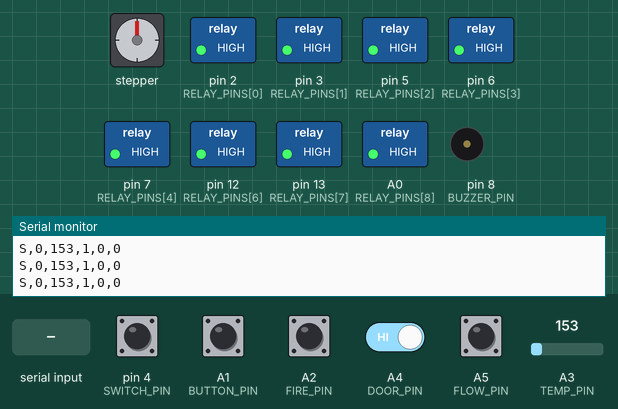
This sketch was run on a simulated Arduino Uno, built with avr-gcc and run on an emulated ATmega328P. Shown: stepper motor, switched loads named in the sketch (green lamp = pin HIGH), buzzer (waves = sounding), the last lines printed to the serial monitor. Wiring (inferred from the names in the program): stepper motor (2048 steps per turn assumed): coils pin 8, pin 9, pin 10, pin 11. Inputs (shaded band) come from the test bench; at power-on: A1 (BUTTON_PIN), A2 (FIRE_PIN), A4 (DOOR_PIN), A5 (FLOW_PIN), pin 4 (SWITCH_PIN) HIGH, A3 (TEMP_PIN) = 153. Pins used as bus, display or sensor lines are not drawn.

Above: at 2.0 s.
2.1 s: "A" received over Serial
At 2.17 s:
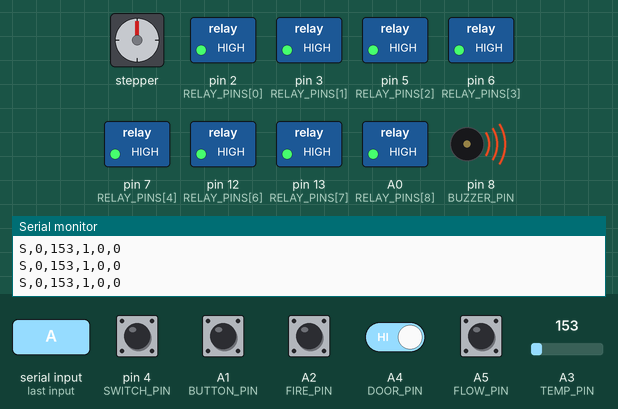
5.1 s: A1 (BUTTON_PIN) pulled LOW for 0.15 s
At 5.4 s:
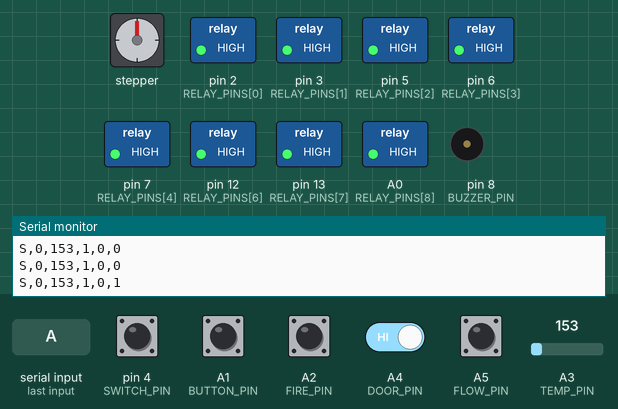
6.7 s: A2 (FIRE_PIN) pulled LOW for 1 s
At 7.15 s:
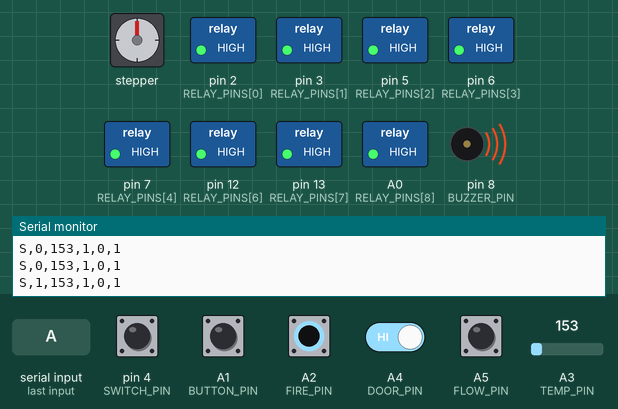
10.1 s: A1 (BUTTON_PIN) pulled LOW for 1 s
Timing chart, 0 to 13.1 s (numbered marks = the images above; inputs shaded):
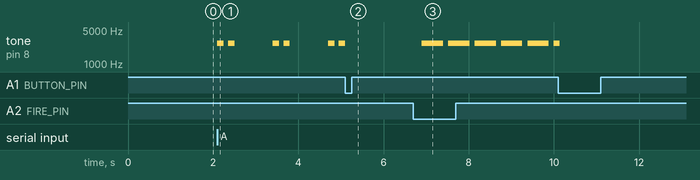

Measured:
- after the input at 2.1 s, tone on pin 8 (BUZZER_PIN): silent → 2700 Hz at once, then repeats every 1.3 s: silent 0.10 s, 2700 Hz 0.15 s, silent 0.90 s, 2700 Hz 0.15 s
- after the input at 5.1 s, tone on pin 8 (BUZZER_PIN): goes on until 5.1 s, then stays silent
- after the input at 6.7 s, tone on pin 8 (BUZZER_PIN): alternates 2700 Hz for 0.50 s and silent for 0.12 s, starting after 0.20 s

The sketch:

laser_stack_light.ino
```cpp
// Beacon - Arduino Uno R3 stack light + buzzer + relays + safety inputs
// Listens over USB (9600 baud) for the Beacon app's messages:
//   'B' Running        -> RED solid
//   'P' Paused         -> RED + GREEN (both on)
//   'R' Ready          -> GREEN solid
//   'F' Framing        -> GREEN blinking   'f' -> GREEN solid  (blink off in app)
//   'D' Disconnected   -> RED slow blink   'd' -> both off     (blink off in app)
//   'U' Not found      -> both off
//   "K" + 4 hex digits -> extra relays, one bit per relay in RELAY_PINS order
//   'A' / 'a'          -> app alarm on / off (too hot, no exhaust, stuck job...)
//   'C'                -> attention beeps (nobody at the PC while the laser runs)
//   'X'                -> silence the alarm (from the app's banner or Telegram)
// If nothing arrives for 5 s (app closed, PC asleep) the lights and relays
// switch off, so nothing is left running. The fire alarm keeps working.
//
// Every 250 ms the board reports its inputs back to the app:
//   S,<fire>,<temperature raw 0-1023>,<lid open>,<flow>,<button presses>
//
// Buzzer: short beeps only when something happens, never a constant tone.
//   Job finished               -> 3 quick beeps
//   Job paused                 -> 1 beep
//   Laser disconnected mid-job -> 3 long beeps
//   Alarm from the app         -> repeating double beep until silenced
//   FIRE                       -> loud siren + red flashing until silenced
// The on/off switch mutes the everyday beeps. Alarms sound even when it's off.
// Flipping it on gives a tiny chirp so you know it's armed.
//
// Wiring (stack light has one shared + wire, separate red and green returns,
// so the Arduino switches each return to ground):
//   Stack light common wire -> + of the light's power supply (e.g. 12/24 V)
//   Light supply  -        -> Arduino GND (grounds must be joined)
//   Red return wire        -> driver output 1 (switch to GND), input from pin 10
//   Green return wire      -> driver output 2 (switch to GND), input from pin 9
//     Driver: a ULN2003 / ULN2803 board is easiest (IN1/IN2 from the pins,
//     OUT1/OUT2 to the light, GND to GND). Relay boards work too (see OUTPUT_ON).
//   Buzzer  +  -> pin 8, buzzer - -> GND  (5 V piezo buzzer)
//   Switch     -> pin 4 and GND (no resistor needed). Closed = buzzer on.
//   Extra relays -> D2 D3 D5 D6 D7 D11 D12 D13 A0 to the relay boards' IN pins.
//     More than 2-3 relay coils draw too much for the Uno's 5V pin: power the
//     relay boards from their own 5 V supply (JD-VCC) and join its GND to the
//     Arduino GND. D13 blinks at reset, so a relay on it clicks briefly at
//     power-up/upload: put something harmless there.
//
// Safety inputs (switch them on in Beacon > Settings > Alerts & safety):
//   A1  Push button   -> A1 and GND. Silences an alarm; otherwise does what
//                         Settings picks (mute, or toggle a relay).
//   A2  Fire / smoke  -> a flame sensor module's DO pin (VCC 5V, GND), or a
//                         smoke alarm's relay contact between A2 and GND.
//                         Detection must pull A2 LOW (see FIRE_ACTIVE).
//   A3  Temperature   -> LM35 or TMP36: + to 5V, - to GND, middle (Vout) to A3.
//   A4  Lid / door    -> a switch between A4 and GND that is CLOSED when the
//                         lid is shut (a magnetic reed switch is ideal).
//   A5  Flow          -> exhaust air-flow or chiller water-flow switch between
//                         A5 and GND that is CLOSED while there's flow.
// Nothing connected reads as "no fire" and "button not pressed".
//
// Sensor alerts are an extra aid, not a certified safety system. Never leave
// a running laser unattended.
//
// If the light runs on mains (110/230 V AC) do NOT use a transistor: use a
// relay or SSR module per colour, and set OUTPUT_ON below to match it.

// ---- Settings -------------------------------------------------------------
const int RED_PIN    = 10;
const int GREEN_PIN  = 9;
const int BUZZER_PIN = 8;
const int SWITCH_PIN = 4;

const int BUTTON_PIN = A1;
const int FIRE_PIN   = A2;
const int TEMP_PIN   = A3;
const int DOOR_PIN   = A4;
const int FLOW_PIN   = A5;

// The level the fire input shows when it detects fire. Most flame sensor
// modules and alarm relay contacts pull LOW. Keep LOW so an unplugged
// sensor (pulled HIGH) never sets off the alarm.
const int FIRE_ACTIVE = LOW;

// HIGH for ULN2003 / MOSFET / transistor / most SSRs.
// LOW for the common blue relay boards that switch on with a LOW input.
// (With mechanical relays, turn "Blink" off in the app to save the relays.)
// Beacon's "Install on Arduino" button builds this both ways (BEACON_OUTPUT_ON);
// in the Arduino IDE, change LOW here.
#ifndef BEACON_OUTPUT_ON
#define BEACON_OUTPUT_ON LOW
#endif
const int OUTPUT_ON = BEACON_OUTPUT_ON;

// Extra relays (fan, air assist, ...) switched from the app. Same on-level
// as the stack light relays.
const int RELAY_PINS[] = {2, 3, 5, 6, 7, 11, 12, 13, A0};
const int RELAY_COUNT = sizeof(RELAY_PINS) / sizeof(RELAY_PINS[0]);

// true  = passive buzzer (needs a tone; most small piezo discs)
// false = active buzzer (beeps by itself when powered)
// (BEACON_PASSIVE_BUZZER: set by Beacon's "Install on Arduino" button.)
#ifndef BEACON_PASSIVE_BUZZER
#define BEACON_PASSIVE_BUZZER true
#endif
const bool PASSIVE_BUZZER = BEACON_PASSIVE_BUZZER;
const unsigned int BUZZ_HZ = 2700;

// TIMEOUT_MS: silence from the app this long switches lights and relays off.
// REPORT_MS: how often the inputs are reported back to the app.
const unsigned long TIMEOUT_MS = 5000;
const unsigned long REPORT_MS = 250;

// Beep patterns in ms: on, off, on, off ... ending with 0
// A pattern is played by updateSound(): even steps are buzzer-on times, odd
// steps buzzer-off times, and the 0 marks the end.
const unsigned int SND_DONE[]   = {110, 90, 110, 90, 110, 0};
const unsigned int SND_PAUSED[] = {180, 0};
const unsigned int SND_LOST[]   = {400, 200, 400, 200, 400, 0};
const unsigned int SND_CHIRP[]  = {40, 0};
const unsigned int SND_ATTN[]   = {80, 80, 80, 80, 80, 0};
const unsigned int SND_ALARM[]  = {150, 100, 150, 900, 0};   // repeats while on
const unsigned int SND_FIRE[]   = {500, 120, 0};             // repeats while on

// ---- State ----------------------------------------------------------------
// state: the last status letter received. lastMsg / gotAny: for the timeout.
// inJob: Running or Paused was seen, so a later Ready means "job finished".
char state = 'U';
unsigned long lastMsg = 0;
bool gotAny = false;
bool inJob = false;           // a job was running or paused

unsigned int relayMask = 0;   // bit i = RELAY_PINS[i] on
int hexLeft = 0;              // hex digits still expected after 'K'
unsigned int hexValue = 0;

bool buzzerEnabled = false;

bool appAlarm = false;        // 'A' from the app
bool fireAlarm = false;       // latched until silenced and the sensor is clear
bool silenced = false;        // alarm silenced (button or 'X')
unsigned int presses = 0;
unsigned long lastReport = 0;

const unsigned int* snd = NULL;
bool sndLoud = false;         // alarm sounds ignore the mute switch
byte sndStep = 0;
unsigned long sndAt = 0;

// A debounced input
// Mechanical switches "bounce" (flicker on/off for a few ms when pressed), so a
// new level only counts once it has been steady for a while. reading = the
// latest raw level, stable = the accepted level, changed = when reading last
// changed.
struct Input {
  int pin;
  int reading, stable;
  unsigned long changed;
};
Input sw     = {SWITCH_PIN, HIGH, HIGH, 0};
Input button = {BUTTON_PIN, HIGH, HIGH, 0};
Input fire   = {FIRE_PIN,   HIGH, HIGH, 0};
Input door   = {DOOR_PIN,   HIGH, HIGH, 0};
Input flow   = {FLOW_PIN,   HIGH, HIGH, 0};

// true when the input settled on a new level
bool debounce(Input& in, unsigned long now, unsigned long ms) {
  int r = digitalRead(in.pin);
  if (r != in.reading) {
    in.reading = r;
    in.changed = now;
  }
  if (r != in.stable && now - in.changed > ms) {
    in.stable = r;
    return true;
  }
  return false;
}

// ---- Buzzer ---------------------------------------------------------------
// A passive buzzer needs a square wave (tone) to make a sound; an active one
// beeps by itself when powered.
void buzz(bool on) {
  if (PASSIVE_BUZZER) {
    if (on) tone(BUZZER_PIN, BUZZ_HZ); else noTone(BUZZER_PIN);
  } else {
    digitalWrite(BUZZER_PIN, on ? HIGH : LOW);
  }
}

// Sound player: one pattern at a time. "Loud" patterns are alarms: they repeat,
// override the everyday beeps and ignore the mute switch.
void stopSound() {
  snd = NULL;
  buzz(false);
}

void start(const unsigned int* pattern, bool loud) {
  snd = pattern;
  sndLoud = loud;
  sndStep = 0;
  sndAt = millis();
  buzz(true);
}

// An alarm (fire, or one raised by the app) that hasn't been silenced yet.
bool alarmSounding() {
  return (fireAlarm || appAlarm) && !silenced;
}

// An everyday beep: only when the buzzer switch is on and no alarm is busy.
void play(const unsigned int* pattern) {
  if (!buzzerEnabled || alarmSounding()) return;
  start(pattern, false);
}

// Called every loop: starts or stops the alarm sound as needed, then moves the
// current pattern on when its step's time is up (never blocks, so the lights
// and serial keep working while it beeps).
void updateSound(unsigned long now) {
  // Alarms take over the buzzer and repeat until silenced
  const unsigned int* alarm = !alarmSounding() ? NULL : (fireAlarm ? SND_FIRE : SND_ALARM);
  if (alarm != NULL && snd != alarm) start(alarm, true);
  if (alarm == NULL && sndLoud) stopSound();
  if (snd == NULL) return;
  if (!sndLoud && !buzzerEnabled) { stopSound(); return; }
  if (now - sndAt < snd[sndStep]) return;
  sndAt = now;
  sndStep++;
  if (snd[sndStep] == 0) {
    if (sndLoud) { sndStep = 0; buzz(true); }   // alarms loop
    else stopSound();
    return;
  }
  buzz(sndStep % 2 == 0);     // even steps are "on"
}

// ---- Inputs ---------------------------------------------------------------
// The button or 'X': stop the alarm sound. A fire alarm stays latched until the
// sensor is clear too.
void silence() {
  silenced = true;
  if (fire.stable != FIRE_ACTIVE) fireAlarm = false;   // fire is over: clear it
}

// Read and debounce every input. The buzzer switch and the button act at once;
// fire / lid / flow levels are reported to the app, which decides on alerts
// (except fire, which this board alarms on by itself).
void updateInputs(unsigned long now) {
  if (debounce(sw, now, 30)) {
    buzzerEnabled = (sw.stable == LOW);
    if (buzzerEnabled) play(SND_CHIRP); else if (!sndLoud) stopSound();
  }
  if (debounce(button, now, 30) && button.stable == LOW) {
    presses++;
    if (alarmSounding()) silence();
  }
  if (debounce(fire, now, 200)) {
    if (fire.stable == FIRE_ACTIVE) {
      fireAlarm = true;       // a new detection always sounds, even after silencing
      silenced = false;
    } else if (silenced) {
      fireAlarm = false;
    }
  }
  debounce(door, now, 50);
  debounce(flow, now, 200);
}

// Send "S,fire,temp,lid,flow,presses" to the app every REPORT_MS. The app
// parses it with parse_inputs() in laser_status_app.py.
void report(unsigned long now) {
  if (now - lastReport < REPORT_MS) return;
  lastReport = now;
  Serial.print("S,");
  Serial.print(fireAlarm ? 1 : 0);
  Serial.print(',');
  Serial.print(analogRead(TEMP_PIN));
  Serial.print(',');
  Serial.print(door.stable == HIGH ? 1 : 0);    // switch open = lid open
  Serial.print(',');
  Serial.print(flow.stable == LOW ? 1 : 0);     // switch closed = flow
  Serial.print(',');
  Serial.println(presses);
}

// ---- Status changes -------------------------------------------------------
// A new status letter from the app. Beeps on the changes that matter: a job
// ending normally (3 quick), a job lost to a disconnect (3 long), a pause (1).
void setState(char next) {
  if (next == state) return;
  bool stopped = (next == 'R' || next == 'F' || next == 'f');
  bool lost    = (next == 'D' || next == 'd');

  if (inJob && stopped)                  play(SND_DONE);
  else if (inJob && lost)                play(SND_LOST);
  else if (state == 'B' && next == 'P')  play(SND_PAUSED);

  // 'U' (LightBurn minimised / not visible) keeps the job going
  if (next == 'B' || next == 'P') inJob = true;
  else if (stopped || lost)       inJob = false;
  state = next;
}

// ---- Main -----------------------------------------------------------------
// The value of one hex digit, or -1 if c isn't one.
int hexDigit(char c) {
  if (c >= '0' && c <= '9') return c - '0';
  if (c >= 'A' && c <= 'F') return c - 'A' + 10;
  if (c >= 'a' && c <= 'f') return c - 'a' + 10;
  return -1;
}

// Switch a light or relay output, honouring OUTPUT_ON (active-high driver or
// active-low relay board).
void setLight(int pin, bool on) {
  digitalWrite(pin, on ? OUTPUT_ON : !OUTPUT_ON);
}

// Runs once at power-up (and every time the app opens the USB port, which
// resets an Uno).
void setup() {
  // Set the "off" level before enabling outputs so relays don't click at boot
  setLight(RED_PIN, false);
  setLight(GREEN_PIN, false);
  pinMode(RED_PIN, OUTPUT);
  pinMode(GREEN_PIN, OUTPUT);
  for (int i = 0; i < RELAY_COUNT; i++) {
    setLight(RELAY_PINS[i], false);
    pinMode(RELAY_PINS[i], OUTPUT);
  }
  pinMode(BUZZER_PIN, OUTPUT);
  pinMode(SWITCH_PIN, INPUT_PULLUP);
  pinMode(BUTTON_PIN, INPUT_PULLUP);
  pinMode(FIRE_PIN, INPUT_PULLUP);
  pinMode(DOOR_PIN, INPUT_PULLUP);
  pinMode(FLOW_PIN, INPUT_PULLUP);
  Serial.begin(9600);

  delay(5);
  Input* all[] = {&sw, &button, &fire, &door, &flow};
  for (Input* in : all) in->reading = in->stable = digitalRead(in->pin);
  buzzerEnabled = (sw.stable == LOW);
  fireAlarm = (fire.stable == FIRE_ACTIVE);

  // Self-test: red, then green, then a chirp if the buzzer is on
  setLight(RED_PIN, true);    delay(400);
  setLight(RED_PIN, false);
  setLight(GREEN_PIN, true);  delay(400);
  setLight(GREEN_PIN, false);
  play(SND_CHIRP);
}

// Runs over and over, thousands of times a second:
// 1. read every byte the app sent and act on it
// 2. if the app has gone quiet for TIMEOUT_MS, forget everything
// 3. inputs, sound and the input report
// 4. work out the light colours (fire overrides everything) and set the lights
//    and relays
void loop() {
  unsigned long now = millis();

  while (Serial.available() > 0) {
    char c = Serial.read();
    if (hexLeft > 0) {          // inside a "K" relay message
      int v = hexDigit(c);
      if (v < 0) { hexLeft = 0; continue; }   // garbled: drop it
      hexValue = (hexValue << 4) | v;
      if (--hexLeft == 0) relayMask = hexValue;
      continue;
    }
    switch (c) {
      case 'K': hexLeft = 4; hexValue = 0;  continue;
      case 'A':
        if (!appAlarm) silenced = false;      // a new alarm sounds again
        appAlarm = true;
        continue;
      case 'a': appAlarm = false;           continue;
      case 'C': play(SND_ATTN);             continue;
      case 'X': silence();                  continue;
    }
    if (c != '\0' && strchr("BPRFfDdU", c) != NULL) {
      if (gotAny) setState(c); else state = c;   // no beep for the first message
      lastMsg = now;
      gotAny = true;
    }
  }

  bool timedOut = !gotAny || (now - lastMsg > TIMEOUT_MS);
  if (timedOut && gotAny) {   // app went away: forget the job, start fresh
    gotAny = false;
    inJob = false;
    state = 'U';
    relayMask = 0;
    appAlarm = false;
  }
  if (!fireAlarm && !appAlarm) silenced = false;

  updateInputs(now);
  updateSound(now);
  report(now);

  // Blinking without delay(): the time decides whether a blink is in its on or
  // off half.
  bool fast = (now / 300) % 2;   // framing blink
  bool slow = (now / 700) % 2;   // disconnected blink

  bool red = false, green = false;
  if (fireAlarm) {
    red = (now / 150) % 2;       // fire: fast red flash, even with the PC off
  } else if (!timedOut) {
    switch (state) {
      case 'B': red = true;                break;
      case 'P': red = true; green = true;  break;
      case 'R': green = true;              break;
      case 'F': green = fast;              break;
      case 'f': green = true;              break;
      case 'D': red = slow;                break;
      default:                             break;   // 'd', 'U' -> off
    }
  }

  setLight(RED_PIN, red);
  setLight(GREEN_PIN, green);
  for (int i = 0; i < RELAY_COUNT; i++)
    setLight(RELAY_PINS[i], !timedOut && ((relayMask >> i) & 1));
}
```
